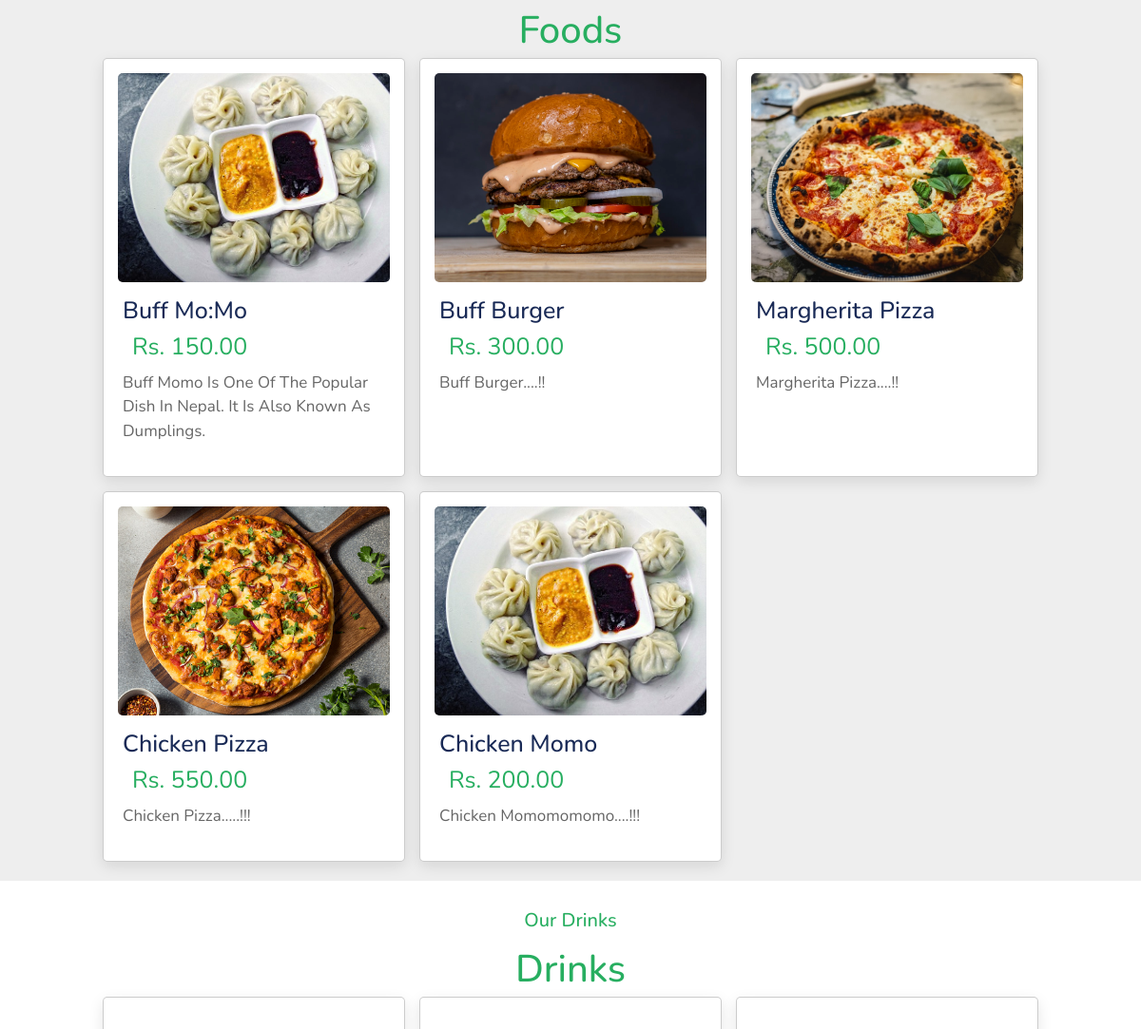
The app's page / (middle part), older data.
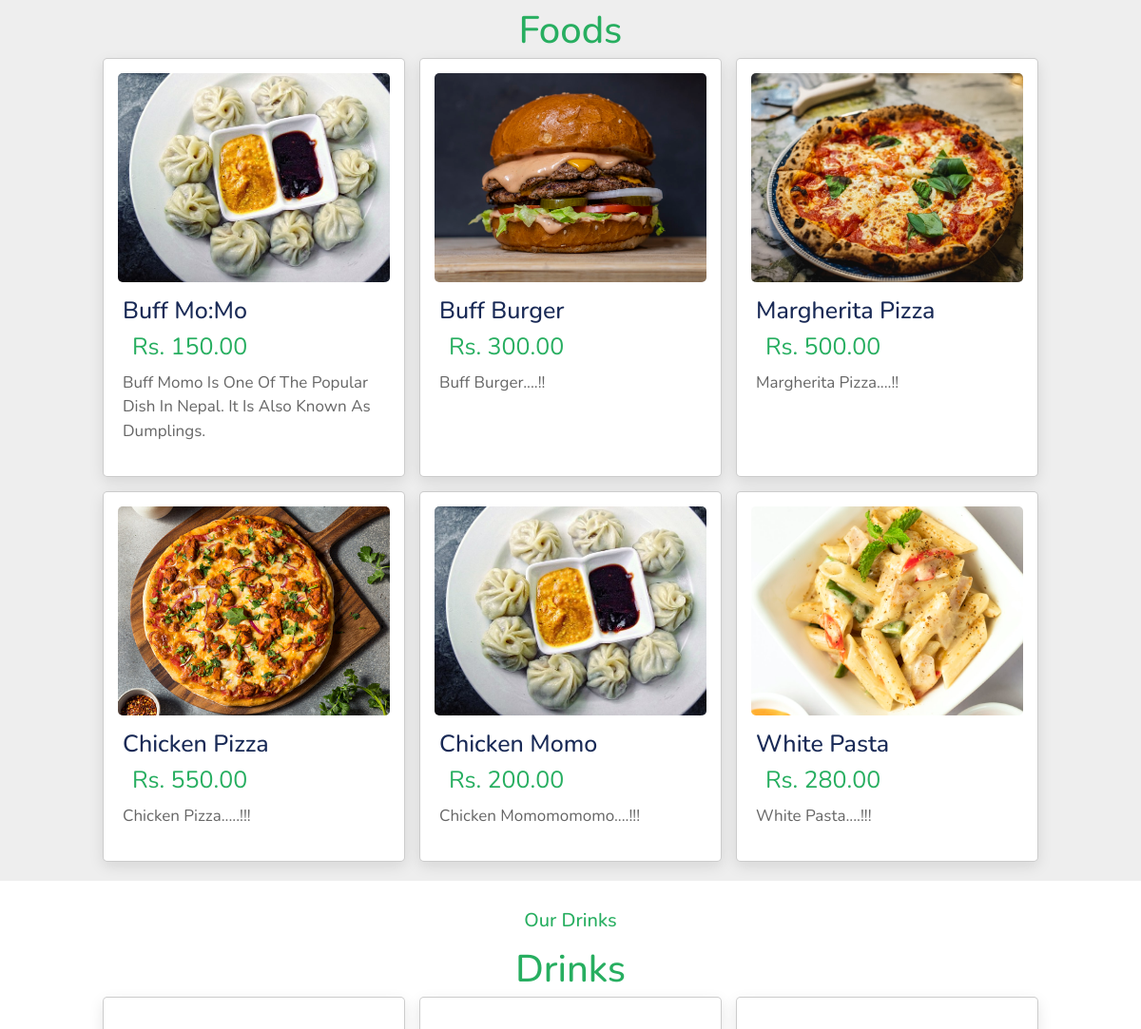
The same page, newer data.
### ForkAndKnife/models.py (models this page shows, shortened)
class Menu(models.Model):
    menu_item_id = models.AutoField;
    name = models.CharField(max_length=100)
    desctription = models.CharField(max_length=250)
    price = models.DecimalField(max_digits=6, decimal_places=2)
    item_image = models.ImageField(upload_to='media')
    category_id = models.ForeignKey(Category, on_delete=models.CASCADE)
    sub_category_id = models.ForeignKey(SubCategory, on_delete=models.CASCADE)

### ForkAndKnife/views.py (the view)
# urls.py: path("", views.index, name="indexPage"),
def index(request):
    menus = Menu.objects.all()
    return render(request, "ForkAndKnife/index.html", {'menuss': menus})

### ForkAndKnife/templates/ForkAndKnife/index.html (shortened to what this page needs)
{%load static%}
<!doctype html>
<html lang="en">
<head>
  <link href="https://cdn.jsdelivr.net/npm/bootstrap@5.2.0/dist/css/bootstrap.min.css" rel="stylesheet"
>
  <link rel="stylesheet" href="https://cdnjs.cloudflare.com/ajax/libs/font-awesome/6.1.1/css/all.min.css">
  <link rel="stylesheet" href="https://cdn.jsdelivr.net/npm/swiper@9/swiper-bundle.min.css"/>
  <link rel="stylesheet" href="{% static 'css/index.css' %}">
</head>
<body>
<section class="menu" id="menu">
  <h1 class="heading"> Foods</h1>
  <div class="box-container">
    {%for food in menuss %}
    {% if food.category_id_id == 1 %}
    <div class="box">
      <div class="image">
        <img src="{{ food.item_image.url }}" alt="This is {{food.name}}">
      </div>
      <div class="content">
        <h3>{{ food.name}}</h3>
        <span class="price">Rs. {{food.price }}</span>
        <p>{{ food.desctription}}</p>
      </div>
    </div>
    {%endif%}
    {%endfor%}
  </div>
</section>
 <section class="Drinks" id="Drinks">
  <h3 class="sub-heading">our drinks</h3>
  <h1 class="heading">Drinks</h1>
  <div class="box-container">
    {%for drink in menuss %}
    {%if drink.category_id_id == 2%}
    <div class="box">
    </div>
    {%endif%}
    {%endfor%}
  </div>
</section>
</body>
</html>

Row changes from the older to the newer data that the page shows:
added Menu: item_image (picture), name "White Pasta", price "280.00", desctription "White Pasta....!!!", shown under "Foods"
